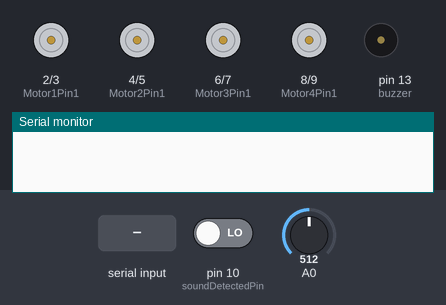
Recording of a sketch running on a simulated Arduino Mega 2560, built with avr-gcc and run on an emulated ATmega2560. Parts: motor-driver pin pairs drawn as motors (green arrow = first pin HIGH = forward, orange = second pin HIGH = backward, longer = more drive), buzzer (waves = sounding, pin HIGH), the last lines printed to the serial monitor. Inputs (shaded band) come from the test bench; at power-on: pin 10 (soundDetectedPin) LOW, A0 = 512.

Above: at 1.2 s.
1.3 s: "2" received over Serial
At 1.9 s:
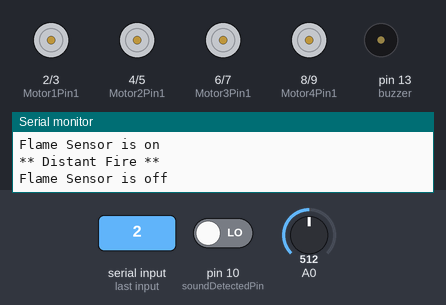
4.3 s: "3" received over Serial
At 5.0 s:
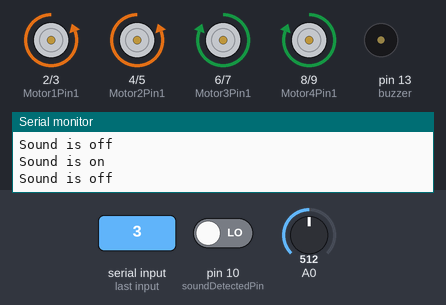
7.3 s: "b" received over Serial
At 7.8 s:
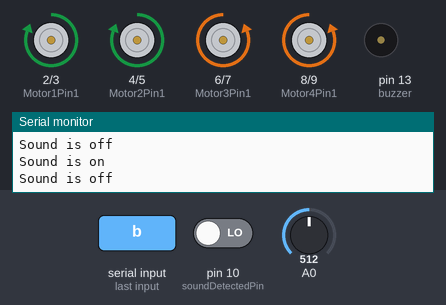
10.3 s: "r" received over Serial
At 11.2 s:
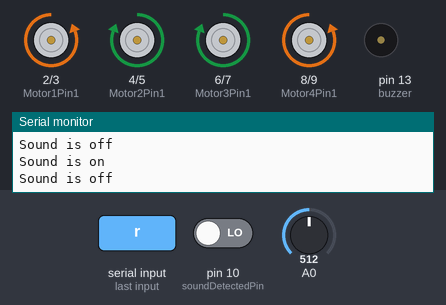
13.3 s: byte 57 ('9') received over Serial
At 13.64 s:
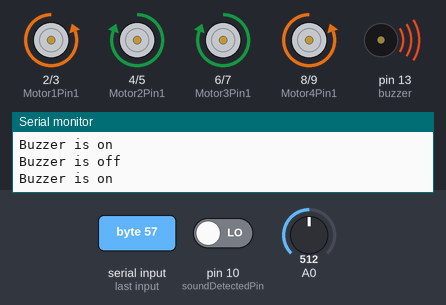
16.3 s: "l" received over Serial
At 17.0 s:
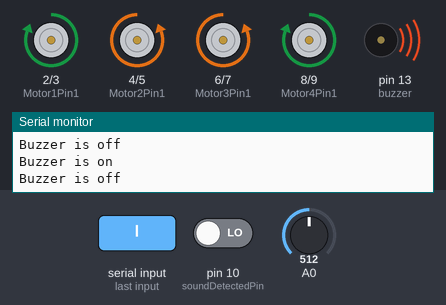
Timing chart, 0 to 18.8 s (numbered marks = the images above; inputs shaded):
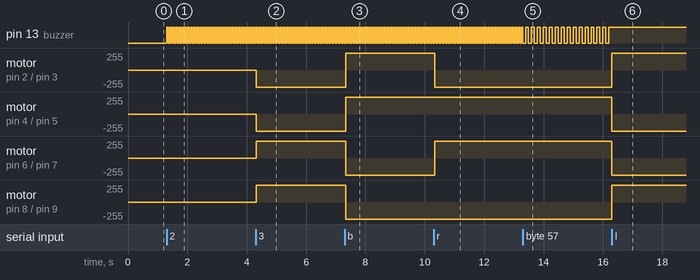

The sketch:

main.ino
```cpp
  #include <Keypad.h>
  #include <NewPing.h>
  #include <Password.h>

  // Motor-base related
  const int Motor1Pin1 = 2;  const int Motor1Pin2 = 3;
  const int Motor2Pin1 = 4;  const int Motor2Pin2 = 5;
  const int Motor3Pin1 = 6;  const int Motor3Pin2 = 7;
  const int Motor4Pin1 = 8;  const int Motor4Pin2 = 9;
  char state = 's';
  int lock = 1 ;
  int buzzer = 13;
  int buzz = 0 ;
  int config1 = 0    ; int config2 = 0 ;
  int config3 = 0 ; int config4 = 0 ;
  int config5 = 0 ; int config6 = 0 ;
  int config7 = 0 ; int config8 = 0 ;
  int config9 = 0 ; int config10 = 0 ;

  // Keypad related
  const byte ROWS = 4;
  const byte COLS = 4;
  char keys[ROWS][COLS] = {
  {'1','2','3','A'},
  {'4','5','6','B'},
  {'7','8','9','C'},
  {'*','0','#','D'}
  };
  byte rowPins[ROWS] = {A5, A4, A3, A2}; //connect to the row pinouts of the keypad
  byte colPins[COLS] = {A9, A8, A7, A6}; //connect to the column pinouts of the keypad
  Keypad keypad = Keypad( makeKeymap(keys), rowPins, colPins, ROWS, COLS );
  Password password = Password( "1234" );

  // Flame-sensor related
  // lowest and highest sensor readings:
  const int sensorMin = 0;     // sensor minimum
  const int sensorMax = 1024;  // sensor maximum

  // Sound related
  int soundDetectedPin = 10; // Use Pin 10 as our Input
  int soundDetectedVal = HIGH; // This is where we record our Sound Measurement
  boolean bAlarm = false;
  unsigned long lastSoundDetectTime; // Record the time that we measured a sound
  int soundAlarmTime = 500; // Number of milli seconds to keep the sound alarm high

  // IR related
  int ircPin = 52;

  // Ultrasonic related
  #define TRIGGER_PIN  12
  #define ECHO_PIN     11
  #define MAX_DISTANCE 450
  NewPing sonar(TRIGGER_PIN, ECHO_PIN, MAX_DISTANCE);

  // Mangetic-sensor related
  const int switchPin = 53;

  void setup() {
    pinMode(Motor1Pin1, OUTPUT);
    pinMode(Motor1Pin2, OUTPUT);
    pinMode(Motor2Pin1, OUTPUT);
    pinMode(Motor2Pin2, OUTPUT);
    pinMode(Motor3Pin1, OUTPUT);
    pinMode(Motor3Pin2, OUTPUT);
    pinMode(Motor4Pin1, OUTPUT);
    pinMode(Motor4Pin2, OUTPUT);
    Serial.begin(9600);
    // Password
    keypad.addEventListener(keypadEvent);

    // Sound related
    pinMode (soundDetectedPin, INPUT) ; // input from the Sound Detection Module

    //IR related
    pinMode(ircPin , INPUT);

    // Magnetic-sensor related
    pinMode(switchPin, INPUT);
    digitalWrite(switchPin, HIGH);
    pinMode(buzzer , OUTPUT);
  }

  void loop() {
    delay(50);
    if(Serial.available()>0){
      state = Serial.read();
    }
    if(state == '0'){
      config0();
    }
    if(state == 'f' && lock == 1){
      GoForward();
    }
    if(state == 'b' && lock == 1){
     GoBackward();
    }
    if(state == 'r' && lock == 1){
      GoRight();
    }
    if(state == 'l' && lock == 1){
      GoLeft();
    }
    if(state == 's' ){
      Stop();
    }
    if(state == '1'){
      config1 = toggle(config1);
      showoff("Password" , config1);
    }
    if(state == '2'){
      config2 = toggle(config2);
      showoff("Flame Sensor" , config2);
    }
    if(state == '3'){
      config3 = toggle(config3);
      showoff("Sound" , config3);
    }
    if(state == '4'){
      config4 = toggle(config4);
      showoff("IR" , config4);
    }
    if(state == '5'){
      config5 = toggle(config5);
      showoff("Ultrasonic 1" , config5);
    }
    if(state == '6'){
      config6 = toggle(config6);
      showoff("Ultrasonic 2" , config6);
    }

    if(state == '7'){
      config7 = toggle(config7);
      showoff("Magnetic" , config7);
    }

    if(state == '8'){
      config8 = toggle(config8);
      showoff("" , config8);
    }
    if(state == '9'){
      config9 = toggle(config9);
      showoff("Buzzer" , config9);
    }
    // Conf1 == Keypad and password
    if(config1 == 1){
      conf1();
    }
    if(config2 == 1){
      conf2();
    }
    if(config3 == 1){
      conf3();
    }
    if(config4 == 1){
      conf4();
    }
    if(config5 == 1){
      conf5();
    }
    if(config7 == 1){
      conf7();
    }
    if(config9 == 1){
      conf9();
    }
  }

  int toggle(int var){
    if(var == 0) return 1 ;
    if(var == 1) return 0 ;
  }
  void showoff(char* c , int var){
    if(var == 0){
      Serial.print(c);
      Serial.println(" is off");
    }
    else {
      Serial.print(c);
      Serial.println(" is on");
    }
  }
void conf9(){
  buzz = toggle(buzz);
  digitalWrite(buzzer , buzz);
}
void config0(){
  lock = 1;
  Serial.println("Lock is off");
}
// config1 == Keypad and password
void conf1(){
    keypad.getKey();
  }
void keypadEvent(KeypadEvent eKey){
  switch (keypad.getState()){
    case PRESSED:
  Serial.print("Pressed: ");
  Serial.println(eKey);
  switch (eKey){
    case '*': checkPassword(); break;
    default: password.append(eKey);
     }
  }
}

void checkPassword(){
  if (password.evaluate()){
    Serial.println("The password is right, the car is now locked");
    lock = 0 ;
  }else{
    Serial.println("The password is wrong");
    password.reset();
  }
}
  void conf2(){
    // read the sensor on analog A0:
    int sensorReading = analogRead(A0);
    // map the sensor range (four options):
    // ex: 'long int map(long int, long int, long int, long int, long int)'
    int range = map(sensorReading, sensorMin, sensorMax, 0, 3);
    // range value:
    switch (range) {
      case 0:    // A fire closer than 1.5 feet away.
        Serial.println("** Close Fire **");
        break;
      case 1:    // A fire between 1-3 feet away.
        Serial.println("** Distant Fire **");
        config9 = 1;
        break;
      case 2:    // No fire detected.
        Serial.println("No Fire");
        config9 = 1;
        break;
    }
  }

  void conf3(){
    soundDetectedVal = digitalRead (soundDetectedPin) ; // read the sound alarm time
    // If we hear a sound
    if (soundDetectedVal == LOW){
        lastSoundDetectTime = millis(); // record the time of the sound alarm
        // The following is so you don't scroll on the output screen
        if (!bAlarm){
          Serial.println("LOUD, LOUD");
          bAlarm = true;
          GoForward();
        }
    }
    else{
      if( (millis()-lastSoundDetectTime) > soundAlarmTime  &&  bAlarm){
        Serial.println("quiet");
        bAlarm = false;
        Stop();
      }
    }

  }

  void conf4(){
   int irs = digitalRead(ircPin)  ;
   if(irs==LOW) {
      Stop();
      Serial.println("Stoooop!!");
      delay(2000);
      lock = 0 ;
    }
  }

  void conf5(){
    Serial.print("Ping: ");
    Serial.print(sonar.ping_cm()); // Send ping, get distance in cm and print result (0 = outside set distance range)
    Serial.println("cm");
    int foo = sonar.ping_cm();
    if(foo < 10 && foo != 0){
        Stop();
        delay(5000);
    }
  }

  void conf7(){
    if(digitalRead(switchPin) == LOW){
      // TODO : Add more functionality for the Magnetic sensor
      Serial.println("ON");
      Stop();
    }
    else{
    Stop();
    Serial.println("OFF");
    config9 = 1;
    }
  }
  void GoForward() {
    digitalWrite(Motor1Pin1, LOW);
    digitalWrite(Motor1Pin2, HIGH);
    digitalWrite(Motor2Pin1, LOW);
    digitalWrite(Motor2Pin2, HIGH);
    digitalWrite(Motor3Pin1, HIGH);
    digitalWrite(Motor3Pin2, LOW);
    digitalWrite(Motor4Pin1, HIGH);
    digitalWrite(Motor4Pin2, LOW);
  }

  void GoBackward() {
    digitalWrite(Motor1Pin1, HIGH);
    digitalWrite(Motor1Pin2, LOW);
    digitalWrite(Motor2Pin1, HIGH);
    digitalWrite(Motor2Pin2, LOW);
    digitalWrite(Motor3Pin1, LOW);
    digitalWrite(Motor3Pin2, HIGH);
    digitalWrite(Motor4Pin1, LOW);
    digitalWrite(Motor4Pin2, HIGH);
  }

  void GoLeft() {
    digitalWrite(Motor1Pin1, HIGH);
    digitalWrite(Motor1Pin2, LOW);
    digitalWrite(Motor2Pin1, LOW);
    digitalWrite(Motor2Pin2, HIGH);
    digitalWrite(Motor3Pin1, LOW);
    digitalWrite(Motor3Pin2, HIGH);
    digitalWrite(Motor4Pin1, HIGH);
    digitalWrite(Motor4Pin2, LOW);
  }

  void GoRight() {
    digitalWrite(Motor1Pin1, LOW);
    digitalWrite(Motor1Pin2, HIGH);
    digitalWrite(Motor2Pin1, HIGH);
    digitalWrite(Motor2Pin2, LOW);
    digitalWrite(Motor3Pin1, HIGH);
    digitalWrite(Motor3Pin2, LOW);
    digitalWrite(Motor4Pin1, LOW);
    digitalWrite(Motor4Pin2, HIGH);
  }

  void Stop() {
    digitalWrite(Motor1Pin1, LOW);
    digitalWrite(Motor1Pin2, LOW);
    digitalWrite(Motor2Pin1, LOW);
    digitalWrite(Motor2Pin2, LOW);
    digitalWrite(Motor3Pin1, LOW);
    digitalWrite(Motor3Pin2, LOW);
    digitalWrite(Motor4Pin1, LOW);
    digitalWrite(Motor4Pin2, LOW);
  }
```

Measured:
- after the input at 1.3 s, pin 13 (buzzer): alternates HIGH for 0.05 s and LOW for 0.05 s, starting at once
- after the input at 4.3 s, motor on pin 2 (Motor1Pin1) / pin 3 (Motor1Pin2), motor on pin 4 (Motor2Pin1) / pin 5 (Motor2Pin2): stopped → backward 255/255 at once; motor on pin 6 (Motor3Pin1) / pin 7 (Motor3Pin2), motor on pin 8 (Motor4Pin1) / pin 9 (Motor4Pin2): stopped → forward 255/255 at once
- after the input at 7.3 s, motor on pin 2 (Motor1Pin1) / pin 3 (Motor1Pin2), motor on pin 4 (Motor2Pin1) / pin 5 (Motor2Pin2): backward 255/255 → forward 255/255 at once; motor on pin 6 (Motor3Pin1) / pin 7 (Motor3Pin2), motor on pin 8 (Motor4Pin1) / pin 9 (Motor4Pin2): forward 255/255 → backward 255/255 at once
- after the input at 10.3 s, motor on pin 2 (Motor1Pin1) / pin 3 (Motor1Pin2): forward 255/255 → backward 255/255 at once; motor on pin 6 (Motor3Pin1) / pin 7 (Motor3Pin2): backward 255/255 → forward 255/255 at once
- after the input at 13.3 s, pin 13 (buzzer): alternates HIGH for 0.10 s and LOW for 0.10 s, starting after 0.09 s
- after the input at 16.3 s, pin 13 (buzzer): stops changing and stays HIGH; motor on pin 2 (Motor1Pin1) / pin 3 (Motor1Pin2): backward 255/255 → forward 255/255 at once
